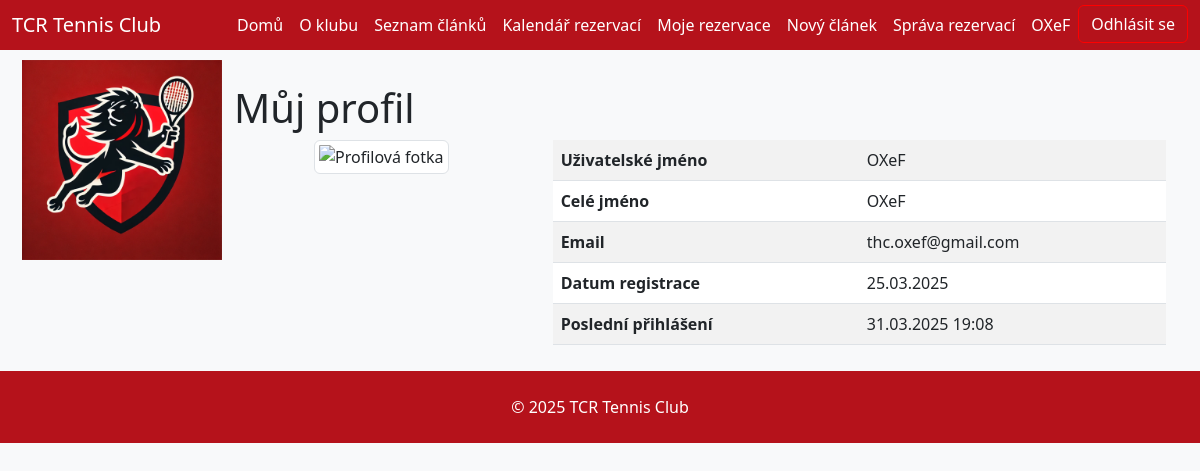
The app's page /profile/ (signed in), older data.
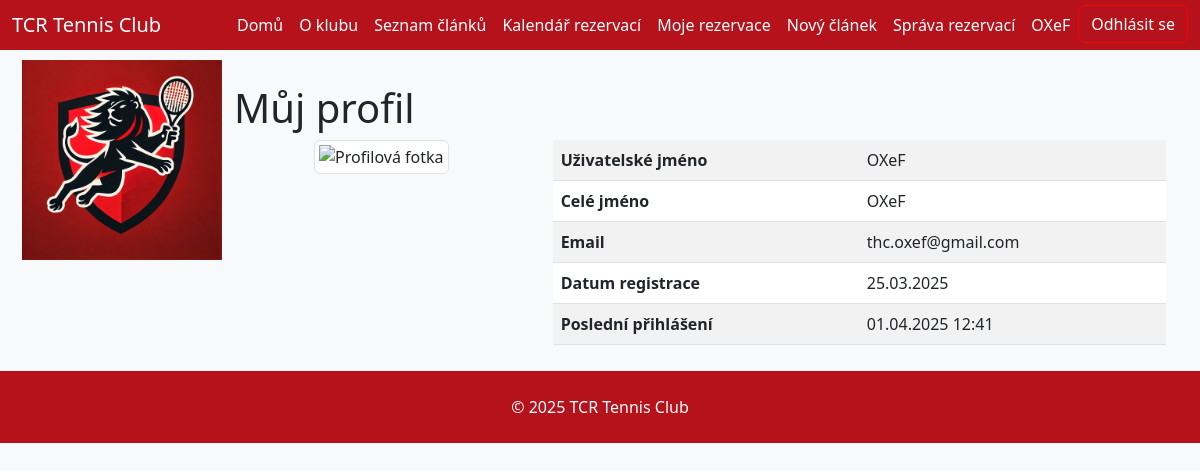
The same page, newer data.
### users/models.py (models this page shows, shortened)
class CustomUser(AbstractUser):
    membership_paid = models.BooleanField(default=False, verbose_name="Zaplacený členský příspěvek")
    roles = models.ManyToManyField(Role, through='UserRole', related_name="users", blank=True)

### users/views.py (the view)
# urls.py: path('profile/', profile_view, name='profile'),
@login_required
def profile_view(request):
    return render(request, 'profile.html')

### users/templates/profile.html (shortened to what this page needs)
{% extends "base.html" %}
{% load static %}
{% block content %}
<div class="container mt-4">
  <h1>Můj profil</h1>
  <div class="row">
    <div class="col-md-4 text-center">
      {% if user.profile.image %}
        <img src="{{ user.profile.image.url }}" alt="Profilová fotka" class="img-thumbnail" style="max-width:150px;">
      {% else %}
        <img src="{% static 'images/default_profile.png' %}" alt="Profilová fotka" class="img-thumbnail" style="max-width:150px;">
      {% endif %}
    </div>
    <div class="col-md-8">
      <table class="table table-striped">
        <tbody>
          <tr>
            <th scope="row">Uživatelské jméno</th>
            <td>{{ user.username }}</td>
          </tr>
          <tr>
            <th scope="row">Celé jméno</th>
            <td>{{ user.get_full_name|default:user.username }}</td>
          </tr>
          <tr>
            <th scope="row">Email</th>
            <td>{{ user.email }}</td>
          </tr>
          <tr>
            <th scope="row">Datum registrace</th>
            <td>{{ user.date_joined|date:"d.m.Y" }}</td>
          </tr>
          <tr>
            <th scope="row">Poslední přihlášení</th>
            <td>{{ user.last_login|date:"d.m.Y H:i" }}</td>
          </tr>
        </tbody>
      </table>
    </div>
  </div>
</div>
{% endblock %}

### core/templates/header.html (shortened to what this page needs)
{% load static %}
<header>
  <nav class="navbar navbar-expand-lg" style="background-color: #b5121b; height: 50px;">
    <div class="container-fluid">
      <a class="navbar-brand text-white" href="{% url 'home' %}">TCR Tennis Club</a>
      <div class="collapse navbar-collapse" id="navbarSupportedContent">
        <ul class="navbar-nav ms-auto mb-2 mb-lg-0">
          <li class="nav-item"><a class="nav-link text-white" href="{% url 'home' %}">Domů</a></li>
          <li class="nav-item"><a class="nav-link text-white" href="{% url 'about' %}">O klubu</a></li>
          <li class="nav-item"><a class="nav-link text-white" href="{% url 'article_list' %}">Seznam článků</a></li>
          <li class="nav-item"><a class="nav-link text-white" href="{% url 'calendar' %}">Kalendář rezervací</a></li>
          <li class="nav-item"><a class="nav-link text-white" href="{% url 'my_reservations' %}">Moje rezervace</a></li>
          {% if user.is_authenticated and user.is_staff %}
            <li class="nav-item"><a class="nav-link text-white" href="{% url 'article_create' %}">Nový článek</a></li>
            <li class="nav-item"><a class="nav-link text-white" href="{% url 'admin_reservations' %}">Správa rezervací</a></li>
          {% endif %}
          {% if user.is_authenticated %}
            <li class="nav-item"><a class="nav-link text-white" href="{% url 'profile' %}">
                {{ user.get_full_name|default:user.username }}
              </a>
            </li>
            <form action="{% url 'logout' %}" method="post" style="display:inline;">
              <button type="submit" class="btn btn-custom">Odhlásit se</button>
            </form>
          {% endif %}
        </ul>
      </div>
    </div>
  </nav>
</header>

Row changes from the older to the newer data that the page shows:
changed CustomUser "OXeF": last_login "31.03.2025 19:08" → "01.04.2025 12:41"
